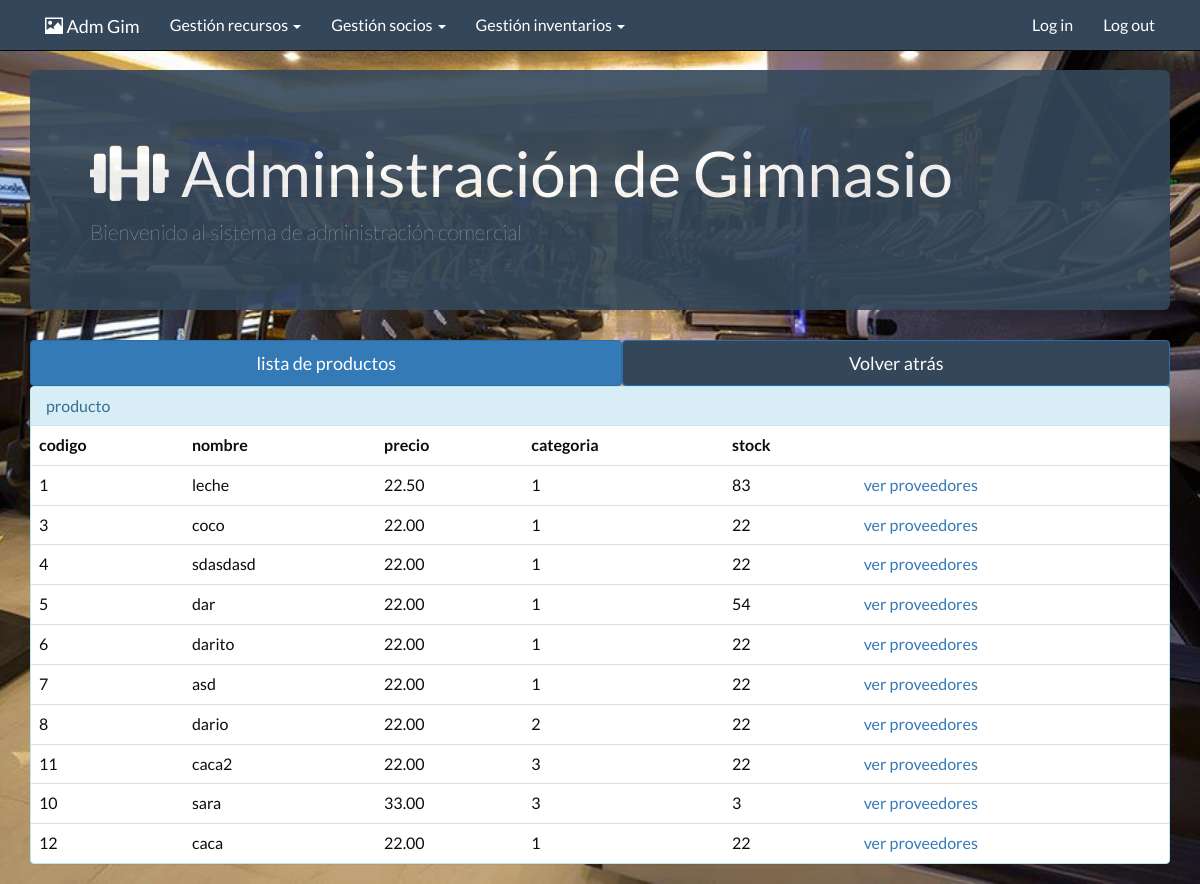
Screenshot of /controllers/verproductos.php (signed in) with the database file from the repository.
### tables this page shows
CREATE TABLE IF NOT EXISTS `productos` (
  `codigo_producto` int(5) UNSIGNED NOT NULL AUTO_INCREMENT,
  `nombre` varchar(40) NOT NULL,
  `precio_venta` decimal(10,2) NOT NULL,
  `stock` int(6) NOT NULL,
  `pto_reposicion` int(4) NOT NULL,
  `id_categoria` int(5) UNSIGNED NOT NULL,
  PRIMARY KEY (`codigo_producto`)
);

### fw/View.php (called while the page is built)
<?php
abstract class View{
	public function render(){
		include '../html/'.get_class($this).'.php';
	}
}

### controllers/verproductos.php (called while the page is built, shortened)
<?php
require '../views/ListaProductos.php';
$e=new Productos;
$todos=$e->getTodos();
$v=new ListaProductos;
$v->productos=$todos;
$v->render();
 ?>

### fw/Database.php (called while the page is built, shortened)
<?php
class Database{
	private $res;
	private $cn=false;
	private static $instance=false;
	public static function getInstance(){
		if(!self::$instance) self::$instance= new database;
		return self::$instance;
	}
	private function connect(){
		$this->cn=mysqli_connect("localhost","root","","proyecto");
	}
	public function query($q){
		$this->res=mysqli_query($this->cn,$q);
	}
	public function fetch(){
		return mysqli_fetch_assoc($this->res);
	}
	public function fetchAll(){
		$aux=array();
		while($fila=$this->fetch()) $aux[]=$fila;
		return $aux;
	}
}
 ?>

### fw/Model.php (called while the page is built, shortened)
<?php
abstract class Model{
	public function __construct(){
		$this->db=Database::getInstance();
	}
}

### models/Productos.php (called while the page is built, shortened)
<?php
class Productos extends Model{
	public function getTodos(){
		$this->db->query("select * from productos");
		return $this->db->fetchAll();
	}
}
?>

### html/ListaProductos.php (the view)
<?php
require '../html/partials/header.php';
?>
<div class="container">
<ul class="nav nav-pills  nav-justified">
  <li role="presentation" class="active"><a class="btn btn-primary btn-lg color" href="../controllers/verproductos.php">lista de productos</a></li>
  <li role="presentation"><a class="btn btn-primary btn-lg color" href="javascript:history.go(-1)">Volver atrás</a></li>
</ul>
    <div class="panel panel-info">
        <div class="panel-heading">
            <h3 class="panel-title">producto</h3>
        </div>
	    <table class="table">
        <tr><th>codigo</th>
            <th>nombre</th>
            <th>precio</th>
            <th>categoria</th>
            <th>stock</th>
        </tr>
		<?php
			foreach ($this->productos as $e) { ?>
				<tr>
                    <td><?= $e['codigo_producto']?></td>
                    <td><?= $e['nombre']?></td>
					<td><?= $e['precio_venta']?></td>
					<td><?= $e['id_categoria']?></td>
					<td><?= $e['stock']?></td>
                    <td><a href="verproveedoresdeprod.php?busqueda=<?= $e['codigo_producto']?>">ver proveedores</a></td>
				</tr>
		 <?php } ?>
		 </table>
	</div>
</div>
<?php
require '../html/partials/footer.php';
?>

### html/partials/header.php (shortened to what this page needs)
<!DOCTYPE html>
<html lang="en">
<head>
    <link rel="stylesheet" href="https://maxcdn.bootstrapcdn.com/bootstrap/3.3.7/css/bootstrap.min.css">
    <link rel="stylesheet" href="../css/estilo.css">
    <link rel="stylesheet" href="https://use.fontawesome.com/releases/v5.5.0/css/all.css">
</head>
<body>
    <nav class="navbar navbar-inverse navbar-fixed-top">
        <div class="container">
      <div class="container-fluid">
        <div class="navbar-header">
          <a class="navbar-brand" href="../index.php"><span class="glyphicon glyphicon-picture" aria-hidden="true"></span> Adm Gim</a>
        </div>
        <div class="collapse navbar-collapse" id="bs-example-navbar-collapse-1">
          <ul class="nav navbar-nav">
            <li class="dropdown">
                    <a href="#" class="dropdown-toggle" data-toggle="dropdown" role="button" aria-haspopup="true" aria-expanded="false">Gestión recursos <span class="caret"></span></a>
                  </li>
                  <li class="dropdown">
                        <a href="#" class="dropdown-toggle" data-toggle="dropdown" role="button" aria-haspopup="true" aria-expanded="false">Gestión socios <span class="caret"></span></a>
                      </li>
            <li class="dropdown">
                    <a href="#" class="dropdown-toggle" data-toggle="dropdown" role="button" aria-haspopup="true" aria-expanded="false">Gestión inventarios <span class="caret"></span></a>
                  </li>
          </ul>
          <ul class="nav navbar-nav navbar-right">
            <li><a href="../controllers/login.php">Log in</a></li>
            <li><a href="../controllers/logout.php">Log out</a></li>
          </ul>
        </div>
      </div>
    </div>
    </nav>
    <div class="container">
        <div class="jumbotron">
        <h1><i class="fas fa-dumbbell" aria-hidden="true"></i>
     Administración de Gimnasio</h1>
            <p>Bienvenido al sistema de administración comercial</p>
        </div>
    </div>

### html/partials/footer.php (shortened to what this page needs)
</body>
</html>

### css/estilo.css (style rules this page uses)
html { height:100%; }
body { font-size: 16px; padding-top: 70px; font-family: Lato; background: url(proyecto.jpg); background-size: cover; background-position: center; color:rgb(12, 12, 12); }
h1 { font-size: 60px; }
.color { background-color: #34475a; color: rgb(253, 253, 253); }
.jumbotron { color:#ffffff; background: #34475a; opacity: 0.9; }
.navbar-inverse { background: #34475a; }
.navbar-inverse .navbar-nav>li>a { color:white; }
.navbar-inverse .navbar-brand { color:white; }

### rows the page displays
productos: codigo_producto "1", nombre "leche", precio_venta "22.50", id_categoria "1", stock "83"
productos: codigo_producto "3", nombre "coco", precio_venta "22.00", id_categoria "1", stock "22"
productos: codigo_producto "4", nombre "sdasdasd", precio_venta "22.00", id_categoria "1", stock "22"
productos: codigo_producto "5", nombre "dar", precio_venta "22.00", id_categoria "1", stock "54"
productos: codigo_producto "6", nombre "darito", precio_venta "22.00", id_categoria "1", stock "22"
productos: codigo_producto "7", nombre "asd", precio_venta "22.00", id_categoria "1", stock "22"
productos: codigo_producto "8", nombre "dario", precio_venta "22.00", id_categoria "2", stock "22"
productos: codigo_producto "11", nombre "caca2", precio_venta "22.00", id_categoria "3", stock "22"
productos: codigo_producto "10", nombre "sara", precio_venta "33.00", id_categoria "3", stock "3"
productos: codigo_producto "12", nombre "caca", precio_venta "22.00", id_categoria "1", stock "22"
